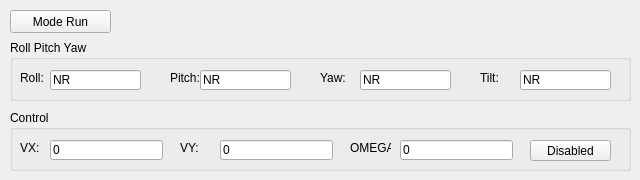
<?xml version="1.0" encoding="UTF-8"?>
<ui version="4.0">
 <class>Mode_run</class>
 <widget class="QWidget" name="Mode_run">
  <property name="geometry">
   <rect>
    <x>0</x>
    <y>0</y>
    <width>640</width>
    <height>180</height>
   </rect>
  </property>
  <property name="windowTitle">
   <string>Form</string>
  </property>
  <widget class="QGroupBox" name="groupBox_11">
   <property name="geometry">
    <rect>
     <x>10</x>
     <y>40</y>
     <width>621</width>
     <height>61</height>
    </rect>
   </property>
   <property name="title">
    <string>Roll Pitch Yaw</string>
   </property>
   <widget class="QLabel" name="label_47">
    <property name="geometry">
     <rect>
      <x>10</x>
      <y>30</y>
      <width>31</width>
      <height>16</height>
     </rect>
    </property>
    <property name="text">
     <string>Roll:</string>
    </property>
   </widget>
   <widget class="QLineEdit" name="txtBoxRoll">
    <property name="geometry">
     <rect>
      <x>40</x>
      <y>30</y>
      <width>91</width>
      <height>20</height>
     </rect>
    </property>
    <property name="text">
     <string>NR</string>
    </property>
    <property name="readOnly">
     <bool>true</bool>
    </property>
   </widget>
   <widget class="QLabel" name="label_48">
    <property name="geometry">
     <rect>
      <x>160</x>
      <y>30</y>
      <width>31</width>
      <height>16</height>
     </rect>
    </property>
    <property name="text">
     <string>Pitch:</string>
    </property>
   </widget>
   <widget class="QLineEdit" name="txtBoxPitch">
    <property name="geometry">
     <rect>
      <x>190</x>
      <y>30</y>
      <width>91</width>
      <height>20</height>
     </rect>
    </property>
    <property name="text">
     <string>NR</string>
    </property>
    <property name="readOnly">
     <bool>true</bool>
    </property>
   </widget>
   <widget class="QLabel" name="label_54">
    <property name="geometry">
     <rect>
      <x>310</x>
      <y>30</y>
      <width>31</width>
      <height>16</height>
     </rect>
    </property>
    <property name="text">
     <string>Yaw:</string>
    </property>
   </widget>
   <widget class="QLineEdit" name="txtBoxYaw">
    <property name="geometry">
     <rect>
      <x>350</x>
      <y>30</y>
      <width>91</width>
      <height>20</height>
     </rect>
    </property>
    <property name="text">
     <string>NR</string>
    </property>
    <property name="readOnly">
     <bool>true</bool>
    </property>
   </widget>
   <widget class="QLabel" name="label_79">
    <property name="geometry">
     <rect>
      <x>470</x>
      <y>30</y>
      <width>31</width>
      <height>16</height>
     </rect>
    </property>
    <property name="text">
     <string>Tilt:</string>
    </property>
   </widget>
   <widget class="QLineEdit" name="txtb_tilt_1">
    <property name="geometry">
     <rect>
      <x>510</x>
      <y>30</y>
      <width>91</width>
      <height>20</height>
     </rect>
    </property>
    <property name="text">
     <string>NR</string>
    </property>
    <property name="readOnly">
     <bool>true</bool>
    </property>
   </widget>
  </widget>
  <widget class="QPushButton" name="btn_change_mode_basic">
   <property name="geometry">
    <rect>
     <x>10</x>
     <y>10</y>
     <width>101</width>
     <height>23</height>
    </rect>
   </property>
   <property name="text">
    <string>Mode Run</string>
   </property>
  </widget>
  <widget class="QGroupBox" name="groupBox_12">
   <property name="geometry">
    <rect>
     <x>10</x>
     <y>110</y>
     <width>621</width>
     <height>61</height>
    </rect>
   </property>
   <property name="title">
    <string>Control</string>
   </property>
   <widget class="QLabel" name="label_61">
    <property name="geometry">
     <rect>
      <x>10</x>
      <y>30</y>
      <width>31</width>
      <height>16</height>
     </rect>
    </property>
    <property name="text">
     <string>VX:</string>
    </property>
   </widget>
   <widget class="QLineEdit" name="txtBoxVX">
    <property name="geometry">
     <rect>
      <x>40</x>
      <y>30</y>
      <width>113</width>
      <height>20</height>
     </rect>
    </property>
    <property name="text">
     <string>0</string>
    </property>
    <property name="readOnly">
     <bool>true</bool>
    </property>
   </widget>
   <widget class="QLabel" name="label_62">
    <property name="geometry">
     <rect>
      <x>170</x>
      <y>30</y>
      <width>31</width>
      <height>16</height>
     </rect>
    </property>
    <property name="text">
     <string>VY:</string>
    </property>
   </widget>
   <widget class="QLineEdit" name="txtBoxVY">
    <property name="geometry">
     <rect>
      <x>210</x>
      <y>30</y>
      <width>113</width>
      <height>20</height>
     </rect>
    </property>
    <property name="text">
     <string>0</string>
    </property>
    <property name="readOnly">
     <bool>true</bool>
    </property>
   </widget>
   <widget class="QLabel" name="label_63">
    <property name="geometry">
     <rect>
      <x>340</x>
      <y>30</y>
      <width>41</width>
      <height>16</height>
     </rect>
    </property>
    <property name="text">
     <string>OMEGA:</string>
    </property>
   </widget>
   <widget class="QLineEdit" name="txtBoxOMEGA">
    <property name="geometry">
     <rect>
      <x>390</x>
      <y>30</y>
      <width>113</width>
      <height>20</height>
     </rect>
    </property>
    <property name="text">
     <string>0</string>
    </property>
    <property name="readOnly">
     <bool>true</bool>
    </property>
   </widget>
   <widget class="QPushButton" name="btn_control_enable">
    <property name="geometry">
     <rect>
      <x>520</x>
      <y>30</y>
      <width>81</width>
      <height>21</height>
     </rect>
    </property>
    <property name="text">
     <string>Disabled</string>
    </property>
   </widget>
  </widget>
 </widget>
 <resources/>
 <connections/>
</ui>
